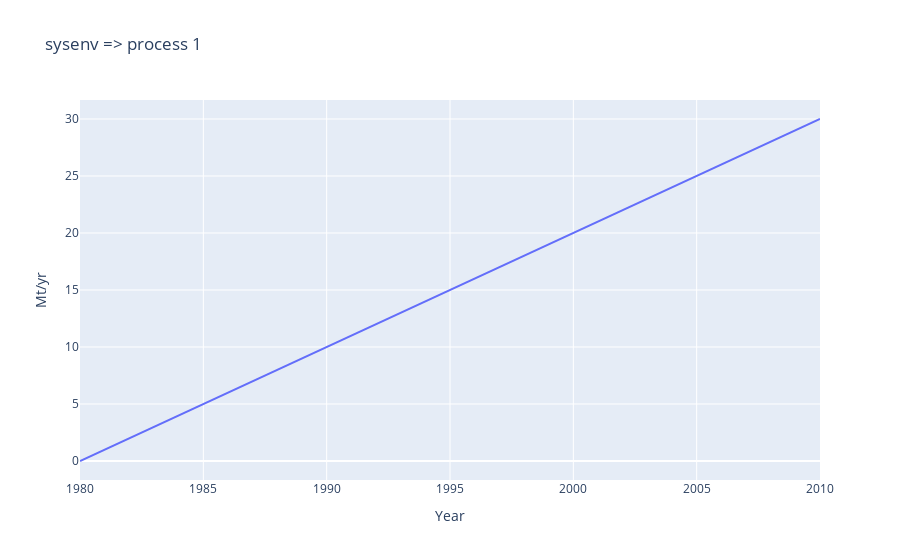

Source (notebook cell):
### Code cell
flow_a = mfa_example.flows["sysenv => process 1"]
fig = px.line(
    x=flow_a.dims["t"].items,
    y=flow_a["single material"].values,
    title=flow_a.name,
    labels={"x": "Year", "y": "Mt/yr"},
)
fig.show()

### Figure 1 — Plotly figure (JSON) as saved in the notebook; plotly's stock layout.template omitted (floating-point values rounded to 4 significant figures)
{"data": [{"hovertemplate": "Year=%{x}<br>Mt/yr=%{y}<extra></extra>", "legendgroup": "", "line": {"color": "#636efa", "dash": "solid"}, "marker": {"symbol": "circle"}, "mode": "lines", "name": "", "orientation": "v", "showlegend": false, "type": "scatter", "x": [1980, 1981, 1982, 1983, 1984, 1985, 1986, 1987, 1988, 1989, 1990, 1991, 1992, 1993, 1994, 1995, 1996, 1997, 1998, 1999, 2000, 2001, 2002, 2003, 2004, 2005, 2006, 2007, 2008, 2009, 2010], "xaxis": "x", "y": [0, 1, 2, 3, 4, 5, 6, 7, 8, 9, 10, 11, 12, 13, 14, 15, 16, 17, 18, 19, 20, 21, 22, 23, 24, 25, 26, 27, 28, 29, 30], "yaxis": "y"}], "layout": {"legend": {"tracegroupgap": 0}, "title": {"text": "sysenv => process 1"}, "xaxis": {"anchor": "y", "domain": [0, 1], "title": {"text": "Year"}}, "yaxis": {"anchor": "x", "domain": [0, 1], "title": {"text": "Mt/yr"}}}}
